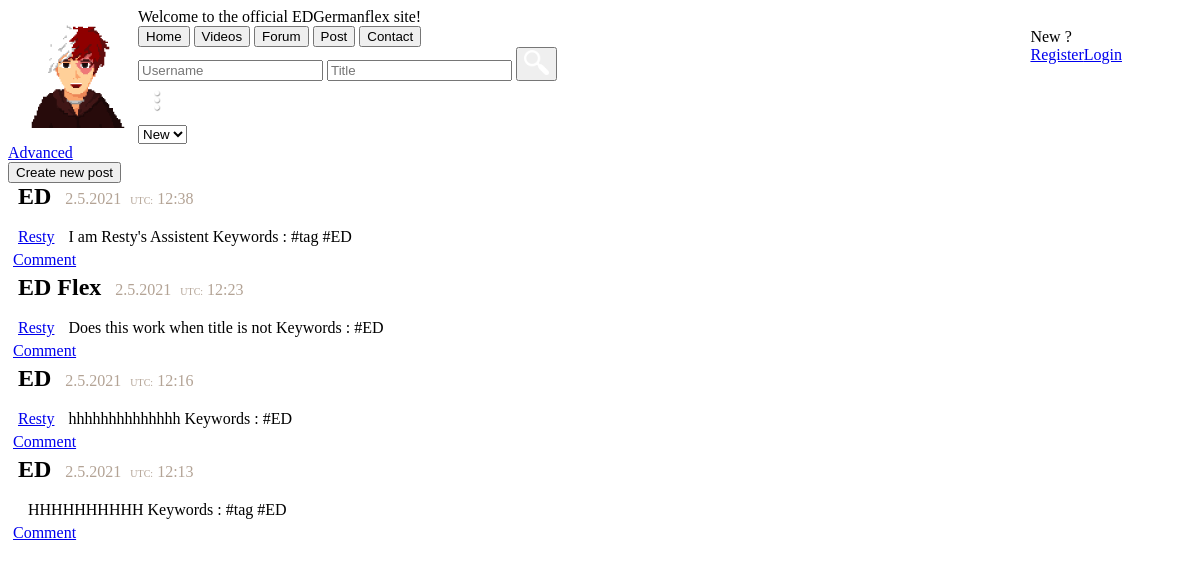
Page /team/nick/forum/ on the earlier database version.
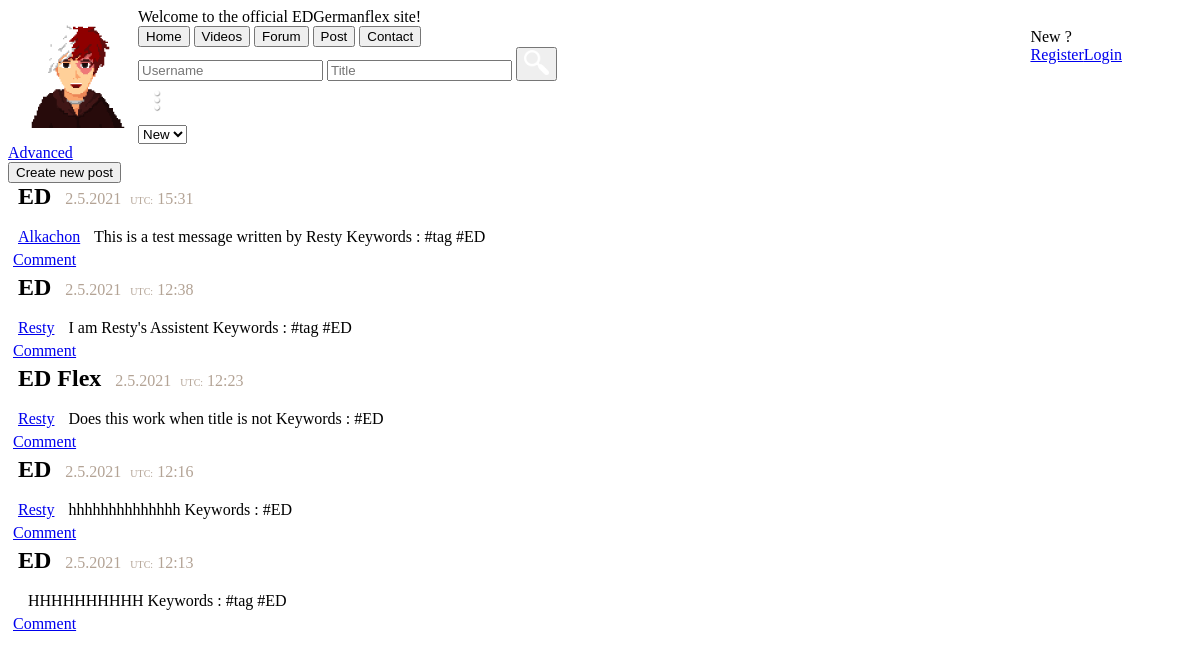
Same page on the later database version.
### team/models.py (models this page shows, shortened)
class forum(models.Model):
    user = models.CharField(max_length=255, default=' ')
    title = models.CharField(max_length=100, unique=False, blank=False, default='')
    message = models.CharField(max_length=255)
    tags = models.CharField(max_length=255)
    created_at = models.DateTimeField(auto_now_add=True)
    like = models.ManyToManyField(User, related_name='like', blank=True)
    dislike = models.ManyToManyField(User, related_name='dislike', blank=True)

### team/views.py (the view)
# urls.py: path('team/nick/forum/', views.forum_view, name='forum'),
def forum_view(request):
    data = forum.objects.all().order_by('-created_at')
    form = addforum()
    likeobj = forum.objects.annotate(like_count=Count('like')).order_by('-like_count')[:3]
    if request.method == 'POST':
        form = addforum(request.POST)
        if form.is_valid():
            instance = form.save(commit=False)
            instance.user = request.user.username
            instance.save()
    return render(request, 'nick/forum/forum.html', {'message': data, 'form': form, 'likeobj': likeobj})

### team/forms.py
class addforum(forms.ModelForm):
    class Meta:
        model = forum
        fields = ['title', 'message', 'tags']
        widgets = {
            'title': forms.TextInput(attrs={'id': 'createTopic'}),
            'message': forms.Textarea(attrs={'id': 'createDesc'}),
            'tags': forms.TextInput(attrs={'id': 'keywords'})
        }

### team/templatetags/hashtag.py (called while the page is built)
@register.simple_tag()
def check(tags):
    try:
        tag = tags.split(' ')
        new_tag = ' '
        for singletag in tag:
            if singletag.startswith('#'):
                new_tag = f'{new_tag} {singletag}'
            else:
                new_tag = f'{new_tag} #{singletag}'
        return new_tag
    except:
        if tags.startswith('#'):
            return (tags)
        else:
            x = f'#{tags}'
            return x

### templates/nick/forum/forum.html (shortened to what this page needs)
{% load sass_tags %}
{% load static %}
{% load hashtag %}
<!DOCTYPE html>
<html lang="en">
    <head>
        <link rel="stylesheet" href={% sass_src 'css/nick/light/global.css' %}>
        <link rel="stylesheet" href={% sass_src 'css/nick/dark/global.scss' %}>
        <link rel="stylesheet" href={% sass_src 'css/nick/light/top-banner.scss' %}>
        <link rel="stylesheet" href={% sass_src 'css/nick/dark/top-banner.scss' %}>
        <link rel="stylesheet" href={% sass_src 'css/nick/light/searchbar.scss' %}>
        <link rel="stylesheet" href={% sass_src 'css/nick/dark/searchbar.scss' %}>
    </head>
    <body>
    {% include 'nick/top-banner.html' %}
    <form action="/team/nick/forum/searchworker/" method="get">
        <div id="search">
            <input  type="search" name="user" id="searchBar" placeholder="Username">
            <input type="search" name="title" id="searchBar" placeholder="Title">
            <button id="searchButton"><img src={% static 'img/nick/search.png' %} style="width: 25px; height: 25px;"> </button>
            <div id='filter' onclick='filterSearch()'><img src={% static 'img/nick/3dots.png' %} style="width: 40px; height: 40px;"></div>
            <div id="filterNewOld">
                <select name="Sort by" id='sortList'>
                    <option value="new">New</option>
                </select>
            </div>
            <div id="advancedList">
                    <a class='advButton' href="/team/nick/forum/filter">Advanced</a>
                </div>
        </div>
    </form>
            <button onclick="location.href='/team/nick/forum/create';" id='buttonNewPost'>Create new post</button>
            {% for data in message %}
                <div class="post" id="{{ data.user }}={{ data.title }}">
                <label style="font-size: 24px; padding: 10px; color: rgb(0,0,0);"><b>{{ data.title }}</b></label>
                <label id='date' style="color: rgb(179, 163, 149);">{{ data.created_at.day }}.{{ data.created_at.month }}.{{ data.created_at.year }}</label>
                <label style="font-size: 10px;color: rgb(179, 163, 149); padding-left: 5px;">UTC:</label>
                <label id='time' style="color: rgb(179, 163, 149);">{{ data.created_at.hour}}:{{ data.created_at.minute }}</label><br><br>
                <a id="notwhite" href='/team/nick/forum/profile?user={{ data.user }}' style="float: none; padding: 10px;">{{ data.user }}</a>
                <span>{{ data.message }}</span>
                <span id="tags">Keywords :  {% check data.tags %}</span>
                <div style="padding-right: 20px; padding: 5px;"><a id="notwhite" href="/team/nick/forum/message/?user={{ data.user }}&title={{ data.title }}">Comment</a></div>
                </div>
            {% endfor %}
    </body>
</html>

### templates/nick/top-banner.html
{% load static %}
<div id="topBanner">
    <div>
        <label id="wlc">Welcome to the official EDGermanflex site!</label>
        <img id="icon" style="width: 120px; height: 120px; float: left; padding-left: 10px;" src={% static 'img/nick/logo.png' %} >
        {% if request.user.is_authenticated %}
            <div id="dropdown"  style="float: right; margin-right: 70px; margin-top: 20px">
                <label onclick="ddMenu()">{{ request.user.username }}</label>
                <div  id="dropdown-content">
                    <a href='{% url 'team:profile' %}?user={{ request.user.username }}' style="float: left;">Profile</a>
                    <a href="{% url 'team:notification' %}" style="float: left;">Notification</a>
                    <a href="{% url 'team:settings' %}" style="float: left;">Settings</a>
                    <a href="{% url 'team:logout' %}" style="float: left;">Logout</a>
                </div>
            </div>
        {% else %}
            <div id="dropdown"  style="float: right; margin-right: 70px; margin-top: 20px">
                <label onclick="ddMenu()">New ?</label>
                <div  id="dropdown-content">
                    <a href="/team/nick/register" style="float: left;">Register</a>
                    <a href="/team/nick/login" style="float: left;">Login</a>
                </div>
            </div>
        {% endif %}
    </div>
</div>
<div id="scroll">
    <button class="buttonTop" onClick="window.location='/team/nick/';">Home</button>
    <button class="buttonTop" onClick="window.location='/team/nick/videos';">Videos</button>
    <button class="buttonTop" onClick="window.location='/team/nick/forum';">Forum</button>
    <button class="buttonTop" onClick="window.location='/team/nick/posts';">Post</button>
    <button class="buttonTop" onClick="window.location='/team/nick/contact';">Contact</button>
</div>

Differences in the rows shown:
added forum: title "ED", created_at.day "2", created_at.month "5", created_at.year "2021", created_at.hour "15", created_at.minute "31", user "Alkachon", message "This is a test message written by Resty", tags "#tag #ED"
